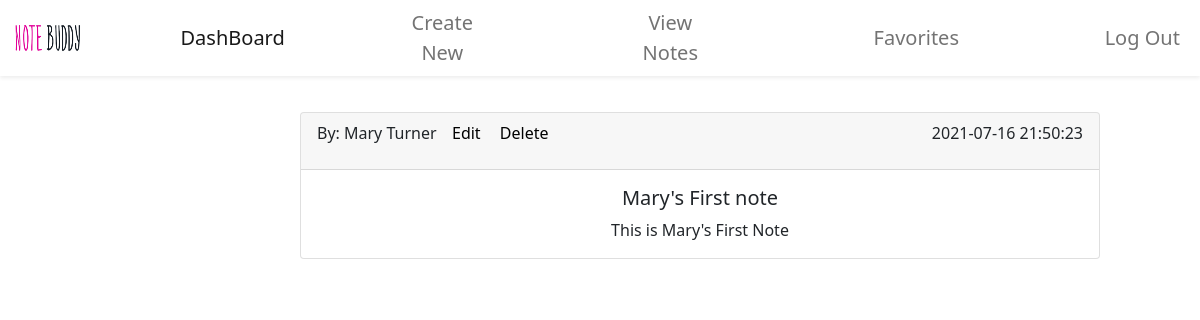
Screenshot of /view (signed in) with the database file from the repository.
### tables this page shows
CREATE TABLE notes(
id integer primary key autoincrement Not Null,
user_id int Not Null,
title char(64) Not Null,
context text Not Null,
favorites BIT NOT NULL, date datetime,
Foreign key(user_id) references user(id)
);

CREATE TABLE user (
id INTEGER PRIMARY KEY AUTOINCREMENT,
FirstName VARCHAR(64) NOT NULL,
LastName VARCHAR(64) NOT NULL,
username VARCHAR(64) NOT NULL,
password VARCHAR(64) NOT NULL
);

### main.py (the view)
@app.route('/view', methods = ['GET', 'POST'])
@login_required
def viewNote():
    note = db.execute('SELECT * FROM notes WHERE user_id = ? ORDER BY date DESC', session["id"])
    author_Fname = db.execute("SELECT FirstName FROM user WHERE id = ?", session['id'])
    author_Lname = db.execute("SELECT LastName FROM user WHERE id = ?", session['id'])
    return render_template("View.html", note=note, Fname=author_Fname[0]['FirstName'], Lname=author_Lname[0]['LastName'])

### main.py (called while the page is built)
def login_required(f):
    @wraps(f)
    def wrap(*args, **kwargs):
        if 'logged_in' in session:
            return f(*args, **kwargs)
        else:
            return redirect(url_for('login'))
    return wrap

### templates/View.html (shortened to what this page needs)
{% extends 'layout.html' %}
{% block body %}
    {% if not note %}
        <h5 class="text-center mt-5"> No notes posted yet.</h5>
    {% else %}
        {% for i in note %}
        <form action = "{{ url_for('viewNote')}}" method="POST">
            <div class="card cardNote">
                <div class="card-header">
                    <p id ="author">By: {{ Fname }} {{ Lname }}</p>
                    <a href="{{ url_for('editPost', note_id = i.id) }}">Edit</a>
                    <a href="{{ url_for('delete_confirm', note_id = i.id)}}">Delete</a>
                    <p id="date"> {{ i.date }}</p>
                </div>
                <div class="card-body">
                    <h5 class="card-title text-center" name="title" value="{{ i.title }}">{{ i.title }}</h5>
                    <p class="card-text text-center">{{ i.context }}</p>
                </div>
            </div>
        </form>
        {% endfor %}
    {% endif %}
{% endblock %}

### static/style.css (style rules this page uses)
a { text-decoration: none; color:black; }
.card { margin-left: 25%; margin-top: 3%; }
#date { float:right; }
#author { float:left; width: 120px; }
.cardNote { width: 50rem; }
.cardNote a { margin-left: 15px; }

### rows the page displays
notes: date "2021-07-16 21:50:23", title "Mary's First note", context "This is Mary's First Note"
user: FirstName "Mary", LastName "Turner"
